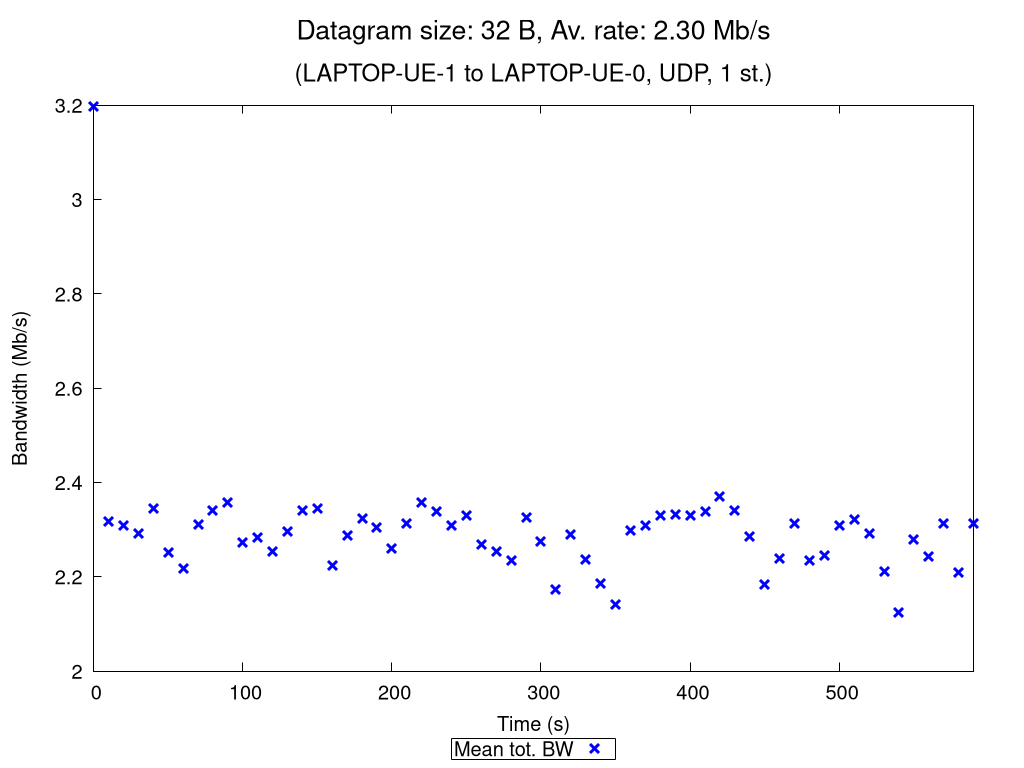

Generate this figure with gnuplot:
set terminal pngcairo nocrop enhanced size 1024,768 font "Verdana,15"
set output "UDP_1_st_2020_10_17_16-58-47_two2one_00032B.png"

set title "{/=20 Datagram size: 32 B, Av. rate: 2.30 Mb/s}\n\n{/=18 (LAPTOP-UE-1 to LAPTOP-UE-0, UDP, 1 st.)}"

set xlabel "Time (s)"
set ylabel "Bandwidth (Mb/s)"
set ytics nomirror
set key bmargin center horizontal box samplen 1 width -1
set bmargin 4.6
set rmargin 4.5

rf = 1000000.0  # rate factor
set style fill transparent solid 0.2 noborder
set autoscale xfix
plot "UDP_1_st_2020_10_17_16-58-47_two2one_00032B_iperf_processed.dat" using 1:($2/rf-$3/rf):($2/rf+$3/rf) with filledcurves lc rgb "blue" notitle, \
     "" using 1:($2/rf) with points pt 2 ps 1.5 lw 3 lc rgb "blue" title "Mean tot. BW", \
